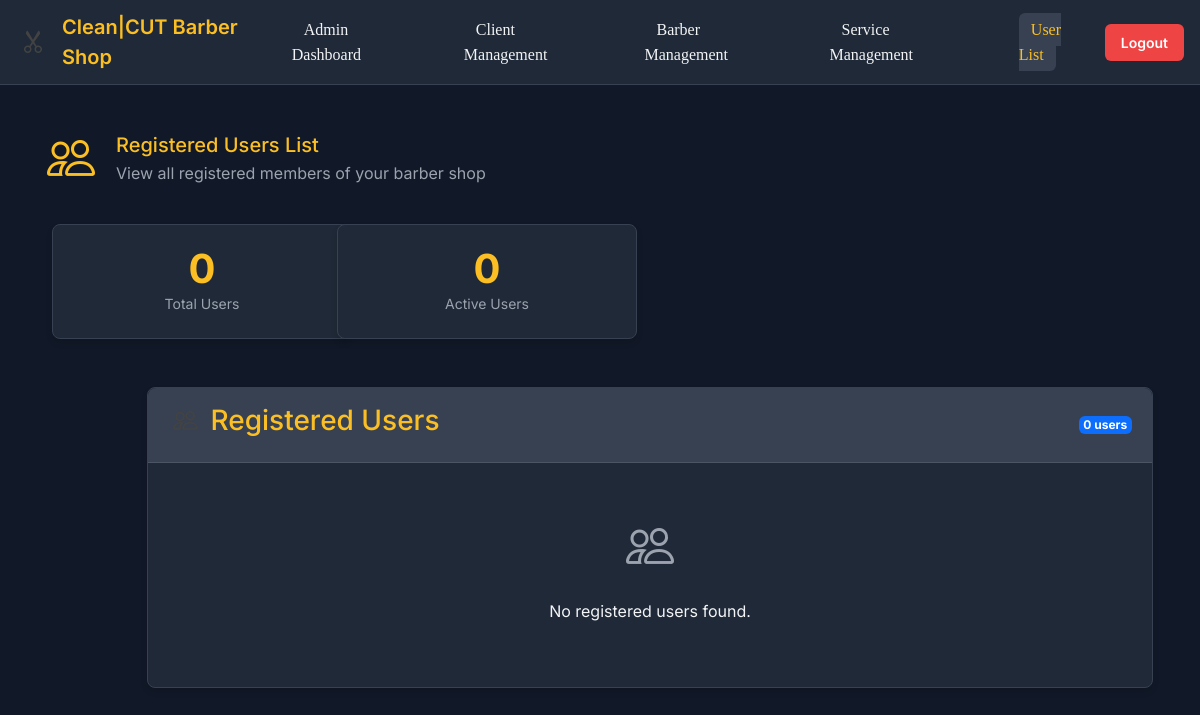
The app's page /user-list/ (signed in), older data.
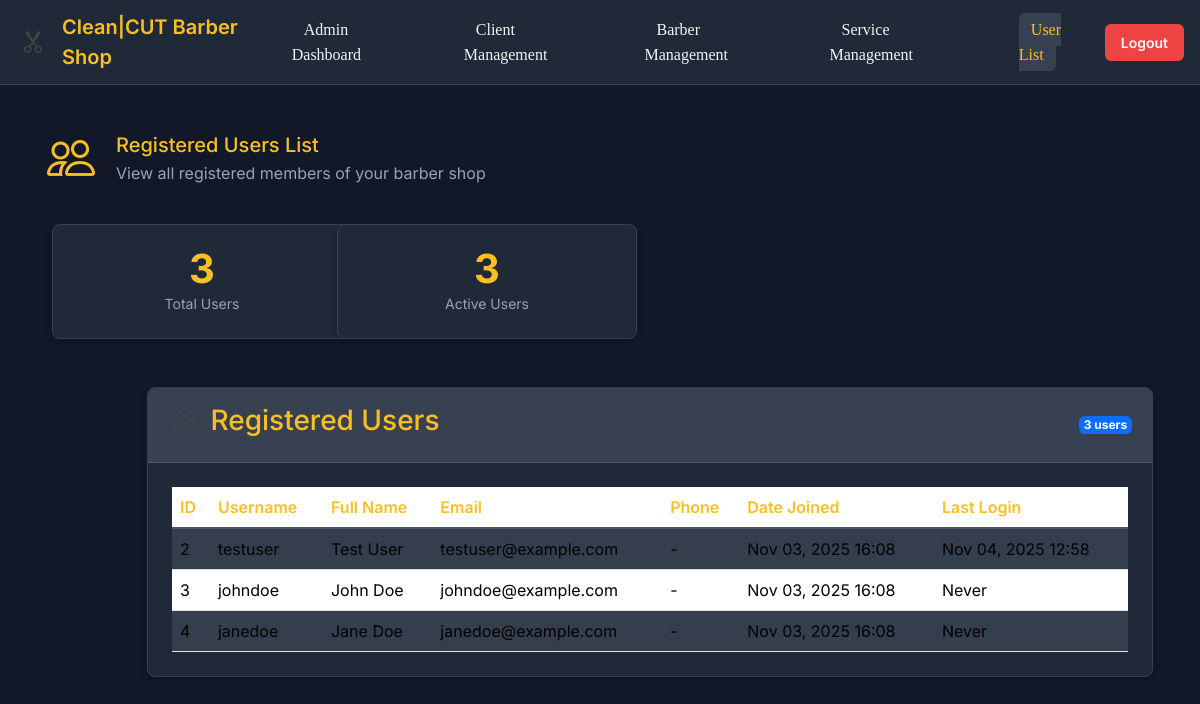
The same page, newer data.
### barberapp/models.py (models this page shows, shortened)
class Customer(models.Model):
    user = models.OneToOneField(User, on_delete=models.CASCADE)
    phone = models.CharField(max_length=15, blank=True, null=True)

### barberapp/views.py (the view)
# urls.py: path('user-list/', views.user_list, name='user_list'),
@login_required
def user_list(request):
    customers = Customer.objects.select_related('user').all()
    return render(request, 'user_list.html', {'customers': customers})

### barberapp/templates/user_list.html (shortened to what this page needs)
{% extends 'base.html' %}
{% load static %}
{% block content %}
<div class="top-nav">
    <div class="nav-container">
        <a href="{% url 'home' %}" class="nav-logo">
            <i class="bi bi-scissors"></i>
            Clean|CUT Barber Shop
        </a>
        <ul class="nav-menu">
            <li><a href="{% url 'admin_dashboard' %}">Admin Dashboard</a></li>
            <li><a href="{% url 'dashboard' %}">Client Management</a></li>
            <li><a href="{% url 'barber_list' %}">Barber Management</a></li>
            <li><a href="{% url 'service_list' %}">Service Management</a></li>
            <li><a href="{% url 'user_list' %}" class="active">User List</a></li>
        </ul>
        <div class="nav-user">
            <a href="{% url 'logout' %}" class="btn btn-danger btn-sm">Logout</a>
        </div>
    </div>
</div>
<div class="container mt-5">
    <div class="row">
        <div class="col-12">
            <div class="profile-header">
                <i class="bi bi-people profile-icon"></i>
                <div class="profile-details">
                    <h5>Registered Users List</h5>
                    <p>View all registered members of your barber shop</p>
                </div>
            </div>
        </div>
    </div>
    <div class="row mb-4">
        <div class="col-md-3">
            <div class="card stats-card">
                <div class="stats-number">{{ customers|length }}</div>
                <div class="stats-label">Total Users</div>
            </div>
        </div>
        <div class="col-md-3">
            <div class="card stats-card">
                <div class="stats-number">{{ customers|length|default:0 }}</div>
                <div class="stats-label">Active Users</div>
            </div>
        </div>
    </div>
    <div class="container">
        <div class="row justify-content-center">
            <div class="col-xl-10 col-lg-12">
                <div class="card mb-4" style="width: calc(100% + 100px); margin: 0 auto;">
                    <div class="card-header d-flex justify-content-between align-items-center">
                        <h3><i class="bi bi-people"></i> Registered Users</h3>
                        <span class="badge bg-primary">{{ customers|length }} users</span>
                    </div>
                    <div class="section-content">
                        {% if customers %}
                            <div class="table-responsive">
                                <table class="table table-striped">
                                    <thead>
                                        <tr>
                                            <th>ID</th>
                                            <th>Username</th>
                                            <th>Full Name</th>
                                            <th>Email</th>
                                            <th>Phone</th>
                                            <th>Date Joined</th>
                                            <th>Last Login</th>
                                        </tr>
                                    </thead>
                                    <tbody>
                                        {% for customer in customers %}
                                        <tr>
                                            <td>{{ customer.user.id }}</td>
                                            <td>{{ customer.user.username }}</td>
                                            <td>{{ customer.user.first_name }} {{ customer.user.last_name }}</td>
                                            <td>{{ customer.user.email }}</td>
                                            <td>{{ customer.phone|default:"-" }}</td>
                                            <td>{{ customer.user.date_joined|date:"M d, Y H:i" }}</td>
                                            <td>{{ customer.user.last_login|date:"M d, Y H:i"|default:"Never" }}</td>
                                        </tr>
                                        {% endfor %}
                                    </tbody>
                                </table>
                            </div>
                        {% else %}
                            <div class="text-center py-4">
                                <i class="bi bi-people" style="font-size: 3rem; color: #9ca3af;"></i>
                                <p class="mt-3">No registered users found.</p>
                            </div>
                        {% endif %}
                    </div>
                </div>
            </div>
        </div>
    </div>
</div>
{% endblock %}

### barberapp/templates/base.html (shortened to what this page needs)
<!DOCTYPE html>
<html lang="en">
<head>
    {% load static %}
    <link rel="stylesheet" href="{% static 'style.css' %}">
    <link href="https://cdn.jsdelivr.net/npm/bootstrap@5.3.3/dist/css/bootstrap.min.css" rel="stylesheet">
    <link href="https://cdn.jsdelivr.net/npm/bootstrap-icons@1.11.1/font/bootstrap-icons.css" rel="stylesheet">
</head>
<body class="d-flex flex-column min-vh-100">
    {% block content %}
    {% endblock %}
</body>
</html>

### barberapp/static/style.css (style rules this page uses)
@media screen and (min-width:991px) { body { overflow-x: hidden; } }
@media screen and (min-width:991px) { * { margin: 0; padding: 0; box-sizing: border-box; } }
@media screen and (min-width:991px) { ul { display: flex; justify-content: space-around; } }
@media screen and (min-width:991px) { li a { width: 100vw; color: rgb(238, 238, 238); text-decoration: none; font-family:"Poppins"; } }
@media screen and (min-width:991px) { li { padding: 5px; list-style: none; } }
@media screen and (min-width:991px) { i { color: rgb(67, 67, 67); font-size: 25px; padding: 5px; } }
@media screen and (min-width:991px) { .card { border: none; margin-left: 10px; width: 300px; height: 50px; } }

### barberapp/templates/user_list.html (style rules this page uses)
body { background-color: #111827; color: #f3f4f6; font-family: 'Inter', sans-serif; padding-top: 70px; }
.top-nav { position: fixed; top: 0; left: 0; right: 0; background-color: #1f2937; z-index: 1000; border-bottom: 1px solid #374151; padding: 0.75rem 1rem; }
.nav-container { display: flex; justify-content: space-between; align-items: center; max-width: 1200px; margin: 0 auto; }
.nav-logo { display: flex; align-items: center; gap: 0.75rem; color: #fbbf24; text-decoration: none; font-weight: 600; font-size: 1.25rem; }
.nav-logo i { font-size: 1.5rem; }
.nav-menu { display: flex; gap: 1.5rem; list-style: none; margin: 0; padding: 0; }
.nav-menu a { color: #f3f4f6; text-decoration: none; font-weight: 500; padding: 0.5rem 0.75rem; border-radius: 0.375rem; transition: all 0.3s ease; }
.nav-menu a:hover, .nav-menu a.active { background-color: #374151; color: #fbbf24; }
.nav-user { display: flex; align-items: center; gap: 1rem; }
.card { background-color: #1f2937; border: 1px solid #374151; color: #f3f4f6; border-radius: 0.5rem; box-shadow: 0 4px 6px rgba(0, 0, 0, 0.1); margin-bottom: 1.5rem; }
.card-header { background-color: #374151; border-bottom: 1px solid #4b5563; color: #fbbf24; border-radius: 0.5rem 0.5rem 0 0 !important; padding: 1rem 1.25rem; }
.btn { border-radius: 0.375rem; font-weight: 600; padding: 0.5rem 1rem; }
.btn-danger { background-color: #ef4444; border: none; }
.table { color: #f3f4f6; margin-bottom: 0; }
.table-striped > tbody > tr:nth-of-type(odd) > * { background-color: #374151; }
.table thead th { border-bottom: 2px solid #4b5563; color: #fbbf24; font-weight: 600; }
.badge { padding: 0.25em 0.4em; font-size: 0.75em; font-weight: 700; border-radius: 0.375rem; }
.section-content { padding: 1.5rem; }
.stats-card { text-align: center; padding: 1.5rem; }
.stats-number { font-size: 2.5rem; font-weight: 700; color: #fbbf24; line-height: 1; }
.stats-label { font-size: 0.875rem; color: #9ca3af; margin-top: 0.25rem; }
.profile-header { display: flex; align-items: center; gap: 1rem; margin-bottom: 1.5rem; }
.profile-icon { font-size: 3rem; color: #fbbf24; }
.profile-details h5 { margin: 0; color: #fbbf24; }
.profile-details p { margin: 0.25rem 0 0; color: #9ca3af; }

Row changes from the older to the newer data that the page shows:
added Customer: user.id "2", user.username "testuser", user.first_name "Test", user.last_name "User", user.email "testuser@example.com", phone "-", user.date_joined "Nov 03, 2025 16:08", user.last_login "Nov 04, 2025 12:58"
added Customer: user.id "3", user.username "johndoe", user.first_name "John", user.last_name "Doe", user.email "johndoe@example.com", phone "-", user.date_joined "Nov 03, 2025 16:08", user.last_login "Never"
added Customer: user.id "4", user.username "janedoe", user.first_name "Jane", user.last_name "Doe", user.email "janedoe@example.com", phone "-", user.date_joined "Nov 03, 2025 16:08", user.last_login "Never"
Text that changed along with them:
{{ customers|length }}: "0" → "3"
{{ customers|length|default:0 }}: "0" → "3"
text no longer shown: "No registered users found."
text now shown: "ID Username Full Name Email Phone Date Joined Last Login"
